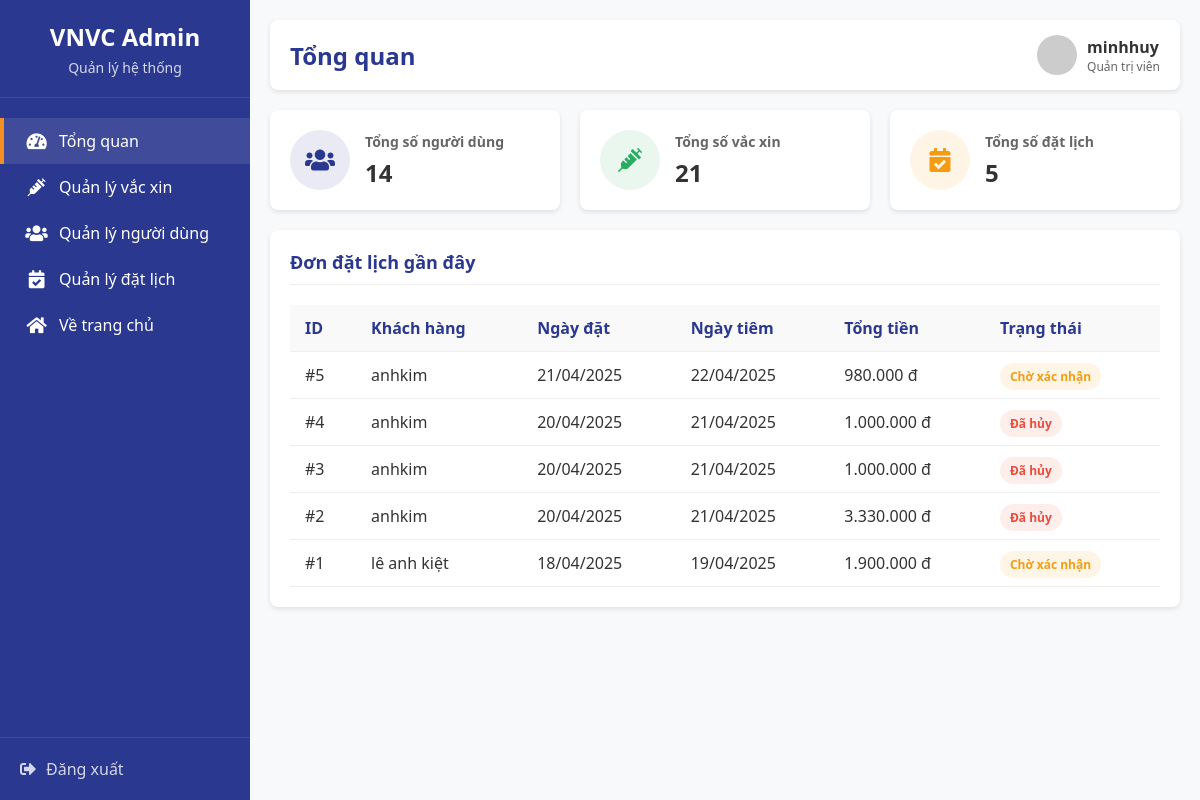
/websitevacxin/admin/dashboard.php (signed in), run on the app's committed database.
### tables this page shows
CREATE TABLE `bookings` (
  `id` int(11) NOT NULL,
  `user_id` int(11) NOT NULL,
  `fullname` varchar(255) NOT NULL,
  `phone` varchar(20) NOT NULL,
  `email` varchar(255) NOT NULL,
  `booking_date` date NOT NULL,
  `address` text NOT NULL,
  `notes` text DEFAULT NULL,
  `total_amount` decimal(10,2) NOT NULL,
  `status` varchar(50) DEFAULT 'pending',
  `created_at` datetime NOT NULL
);

CREATE TABLE `users` (
  `id` int(11) NOT NULL,
  `username` varchar(50) NOT NULL,
  `password` varchar(255) NOT NULL,
  `email` varchar(100) DEFAULT NULL,
  `full_name` varchar(100) DEFAULT NULL,
  `created_at` timestamp NOT NULL DEFAULT current_timestamp(),
  `role` varchar(20) DEFAULT 'user'
);

### websitevacxin/admin/dashboard.php (the view, shortened to what this page needs)
<?php
require_once('../menu/db_connect.php');
$users_sql = "SELECT COUNT(*) as total FROM users WHERE role = 'user'";
$users_result = $conn->query($users_sql);
$total_users = $users_result->fetch_assoc()['total'];
$vaccines_sql = "SELECT COUNT(*) as total FROM vaccines";
$vaccines_result = $conn->query($vaccines_sql);
$total_vaccines = $vaccines_result->fetch_assoc()['total'];
$bookings_sql = "SELECT COUNT(*) as total FROM bookings";
$bookings_result = $conn->query($bookings_sql);
$total_bookings = $bookings_result ? $bookings_result->fetch_assoc()['total'] : 0;
$recent_bookings_sql = "SELECT b.*, u.full_name FROM bookings b
                        JOIN users u ON b.user_id = u.id
                        ORDER BY b.created_at DESC LIMIT 5";
$recent_bookings_result = $conn->query($recent_bookings_sql);
$recent_bookings = [];
if ($recent_bookings_result) {
    while ($row = $recent_bookings_result->fetch_assoc()) {
        $recent_bookings[] = $row;
    }
}
?>
<!DOCTYPE html>
<html lang="vi">
<head>
    <link rel="stylesheet" href="https://cdnjs.cloudflare.com/ajax/libs/font-awesome/5.15.4/css/all.min.css">
</head>
<body>
    <div class="sidebar">
        <div class="sidebar-header">
            <h2>VNVC Admin</h2>
            <p>Quản lý hệ thống</p>
        </div>
        <div class="sidebar-menu">
            <a href="dashboard.php" class="menu-item active">
                <i class="fas fa-tachometer-alt"></i>
                <span>Tổng quan</span>
            </a>
            <a href="vaccines.php" class="menu-item">
                <i class="fas fa-syringe"></i>
                <span>Quản lý vắc xin</span>
            </a>
            <a href="users.php" class="menu-item">
                <i class="fas fa-users"></i>
                <span>Quản lý người dùng</span>
            </a>
            <a href="bookings.php" class="menu-item">
                <i class="fas fa-calendar-check"></i>
                <span>Quản lý đặt lịch</span>
            </a>
            <a href="../index.php" class="menu-item">
                <i class="fas fa-home"></i>
                <span>Về trang chủ</span>
            </a>
        </div>
        <div class="sidebar-footer">
            <a href="../menu/logout.php">
                <i class="fas fa-sign-out-alt"></i>
                <span>Đăng xuất</span>
            </a>
        </div>
    </div>
    <div class="main-content">
<div class="header">
    <h1>Tổng quan</h1>
    <div class="user-info">
        <img src="https://ui-avatars.com/api/?name=<?php echo urlencode($_SESSION['full_name']); ?>&background=2a388f&color=fff" alt="User Avatar">
        <div>
            <div class="user-name"><?php echo htmlspecialchars($_SESSION['full_name']); ?></div>
            <div class="user-role">Quản trị viên</div>
        </div>
    </div>
</div>
        <div class="dashboard-cards">
            <div class="card">
                <div class="card-icon primary">
                    <i class="fas fa-users"></i>
                </div>
                <div class="card-info">
                    <h3>Tổng số người dùng</h3>
                    <p><?php echo $total_users; ?></p>
                </div>
            </div>
            <div class="card">
                <div class="card-icon success">
                    <i class="fas fa-syringe"></i>
                </div>
                <div class="card-info">
                    <h3>Tổng số vắc xin</h3>
                    <p><?php echo $total_vaccines; ?></p>
                </div>
            </div>
            <div class="card">
                <div class="card-icon warning">
                    <i class="fas fa-calendar-check"></i>
                </div>
                <div class="card-info">
                    <h3>Tổng số đặt lịch</h3>
                    <p><?php echo $total_bookings; ?></p>
                </div>
            </div>
        </div>
        <div class="content">
            <div class="content-header">
                <h2>Đơn đặt lịch gần đây</h2>
            </div>
            <div class="table-container">
                <table>
                    <thead>
                        <tr>
                            <th>ID</th>
                            <th>Khách hàng</th>
                            <th>Ngày đặt</th>
                            <th>Ngày tiêm</th>
                            <th>Tổng tiền</th>
                            <th>Trạng thái</th>
                        </tr>
                    </thead>
                    <tbody>
                        <?php if (empty($recent_bookings)): ?>
                            <tr>
                                <td colspan="6" style="text-align: center;">Không có đơn đặt lịch nào</td>
                            </tr>
                        <?php else: ?>
                            <?php foreach ($recent_bookings as $booking): ?>
                                <tr>
                                    <td>#<?php echo $booking['id']; ?></td>
                                    <td><?php echo htmlspecialchars($booking['full_name']); ?></td>
                                    <td><?php echo date('d/m/Y', strtotime($booking['created_at'])); ?></td>
                                    <td><?php echo date('d/m/Y', strtotime($booking['booking_date'])); ?></td>
                                    <td><?php echo number_format($booking['total_amount'], 0, ',', '.'); ?> đ</td>
                                    <td>
                                        <?php
                                        $status = $booking['status'];
                                        $status_class = '';
                                        $status_text = '';
                                        switch ($status) {
                                            case 'pending':
                                                $status_class = 'status-pending';
                                                $status_text = 'Chờ xác nhận';
                                                break;
                                            case 'cancelled':
                                                $status_class = 'status-cancelled';
                                                $status_text = 'Đã hủy';
                                                break;
                                        }
                                        ?>
                                        <span class="status <?php echo $status_class; ?>"><?php echo $status_text; ?></span>
                                    </td>
                                </tr>
                            <?php endforeach; ?>
                        <?php endif; ?>
                    </tbody>
                </table>
            </div>
        </div>
    </div>
</body>
</html>

### websitevacxin/admin/dashboard.php (style rules this page uses)
:root { --primary-color: #2a388f; --secondary-color: #f39021; --dark-color: #1a2570; --light-color: #f5f5f5; --success-color: #27ae60; --warning-color: #f39c12; --danger-color: #e74c3c; --text-color: #333; --light-text: #666; --white: #fff; --border-radius: 8px; --box-shadow: 0 2px 5px rgba(0, 0, 0, 0.1); --transition: all 0.3s ease; }
* { margin: 0; padding: 0; box-sizing: border-box; font-family: 'Segoe UI', Tahoma, Geneva, Verdana, sans-serif; }
body { background-color: #f8f9fa; color: var(--text-color); display: flex; min-height: 100vh; }
.sidebar { width: 250px; background-color: var(--primary-color); color: var(--white); position: fixed; top: 0; left: 0; height: 100vh; overflow-y: auto; z-index: 1000; transition: var(--transition); }
.sidebar-header { padding: 20px; text-align: center; border-bottom: 1px solid rgba(255, 255, 255, 0.1); }
.sidebar-header h2 { font-size: 24px; margin-bottom: 5px; }
.sidebar-header p { font-size: 14px; opacity: 0.8; }
.sidebar-menu { padding: 20px 0; }
.menu-item { padding: 12px 20px; display: flex; align-items: center; color: var(--white); text-decoration: none; transition: var(--transition); border-left: 4px solid transparent; }
.menu-item.active { background-color: rgba(255, 255, 255, 0.1); border-left-color: var(--secondary-color); }
.menu-item i { margin-right: 10px; font-size: 18px; width: 25px; text-align: center; }
.sidebar-footer { padding: 20px; border-top: 1px solid rgba(255, 255, 255, 0.1); position: absolute; bottom: 0; width: 100%; }
.sidebar-footer a { color: var(--white); text-decoration: none; display: flex; align-items: center; opacity: 0.8; transition: var(--transition); }
.sidebar-footer i { margin-right: 10px; }
.main-content { flex: 1; margin-left: 250px; padding: 20px; transition: var(--transition); }
.header { background-color: var(--white); padding: 15px 20px; border-radius: var(--border-radius); box-shadow: var(--box-shadow); margin-bottom: 20px; display: flex; justify-content: space-between; align-items: center; }
.header h1 { font-size: 24px; color: var(--primary-color); }
.user-info { display: flex; align-items: center; }
.user-info img { width: 40px; height: 40px; border-radius: 50%; margin-right: 10px; }
.user-info .user-name { font-weight: bold; }
.user-info .user-role { font-size: 12px; color: var(--light-text); }
.dashboard-cards { display: grid; grid-template-columns: repeat(auto-fill, minmax(250px, 1fr)); gap: 20px; margin-bottom: 20px; }
.card { background-color: var(--white); border-radius: var(--border-radius); box-shadow: var(--box-shadow); padding: 20px; display: flex; align-items: center; }
.card-icon { width: 60px; height: 60px; border-radius: 50%; display: flex; justify-content: center; align-items: center; margin-right: 15px; font-size: 24px; }
.card-icon.primary { background-color: rgba(42, 56, 143, 0.1); color: var(--primary-color); }
.card-icon.success { background-color: rgba(39, 174, 96, 0.1); color: var(--success-color); }
.card-icon.warning { background-color: rgba(243, 156, 18, 0.1); color: var(--warning-color); }
.card-info h3 { font-size: 14px; color: var(--light-text); margin-bottom: 5px; }
.card-info p { font-size: 24px; font-weight: bold; color: var(--text-color); }
.content { background-color: var(--white); border-radius: var(--border-radius); box-shadow: var(--box-shadow); padding: 20px; margin-bottom: 20px; }
.content-header { display: flex; justify-content: space-between; align-items: center; margin-bottom: 20px; padding-bottom: 10px; border-bottom: 1px solid #eee; }
.content-header h2 { font-size: 18px; color: var(--primary-color); }
.table-container { overflow-x: auto; }
table { width: 100%; border-collapse: collapse; }
table th, table td { padding: 12px 15px; text-align: left; border-bottom: 1px solid #eee; }
table th { background-color: #f9f9f9; font-weight: 600; color: var(--primary-color); }
.status { padding: 5px 10px; border-radius: 20px; font-size: 12px; font-weight: 600; }
.status-pending { background-color: rgba(243, 156, 18, 0.1); color: var(--warning-color); }
.status-cancelled { background-color: rgba(231, 76, 60, 0.1); color: var(--danger-color); }

### data on the page
bookings: id "5", user.full_name "anhkim", created_at "21/04/2025", booking_date "22/04/2025", total_amount "980.000", status "Chờ xác nhận"
bookings: id "4", user.full_name "anhkim", created_at "20/04/2025", booking_date "21/04/2025", total_amount "1.000.000", status "Đã hủy"
bookings: id "3", user.full_name "anhkim", created_at "20/04/2025", booking_date "21/04/2025", total_amount "1.000.000", status "Đã hủy"
bookings: id "2", user.full_name "anhkim", created_at "20/04/2025", booking_date "21/04/2025", total_amount "3.330.000", status "Đã hủy"
bookings: id "1", user.full_name "lê anh kiệt", created_at "18/04/2025", booking_date "19/04/2025", total_amount "1.900.000", status "Chờ xác nhận"

### other printed values
$_SESSION['full_name'] "minhhuy"
$total_users "14"
$total_vaccines "21"
$total_bookings "5"
